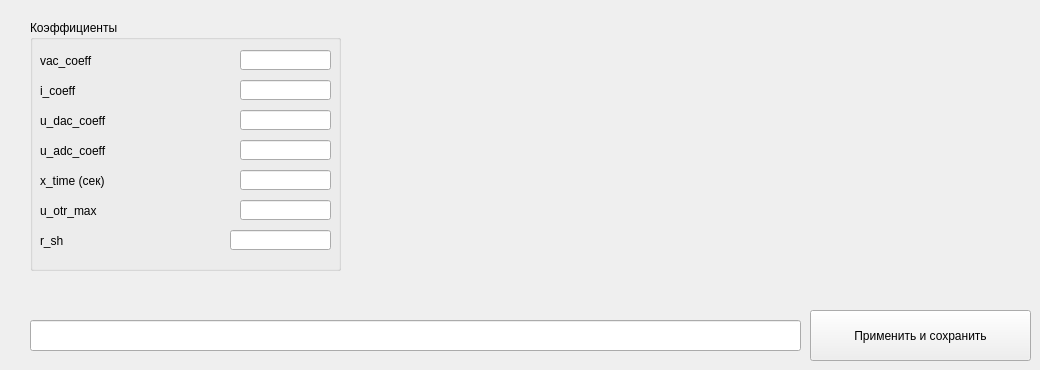
    <widget class="QWidget" name="tab_5">
     <attribute name="title">
      <string>Настройки</string>
     </attribute>
     <widget class="QPushButton" name="pushButton_27">
      <property name="enabled">
       <bool>true</bool>
      </property>
      <property name="geometry">
       <rect>
        <x>810</x>
        <y>310</y>
        <width>221</width>
        <height>51</height>
       </rect>
      </property>
      <property name="text">
       <string>Применить и сохранить</string>
      </property>
     </widget>
     <widget class="QLineEdit" name="lineEdit_52">
      <property name="enabled">
       <bool>true</bool>
      </property>
      <property name="geometry">
       <rect>
        <x>30</x>
        <y>320</y>
        <width>771</width>
        <height>31</height>
       </rect>
      </property>
      <property name="sizePolicy">
       <sizepolicy hsizetype="Expanding" vsizetype="Expanding">
        <horstretch>0</horstretch>
        <verstretch>0</verstretch>
       </sizepolicy>
      </property>
      <property name="readOnly">
       <bool>true</bool>
      </property>
     </widget>
     <widget class="QGroupBox" name="groupBox_11">
      <property name="geometry">
       <rect>
        <x>30</x>
        <y>20</y>
        <width>311</width>
        <height>251</height>
       </rect>
      </property>
      <property name="title">
       <string>Коэффициенты</string>
      </property>
      <widget class="QLabel" name="label_47">
       <property name="geometry">
        <rect>
         <x>10</x>
         <y>30</y>
         <width>131</width>
         <height>21</height>
        </rect>
       </property>
       <property name="text">
        <string>vac_coeff</string>
       </property>
      </widget>
      <widget class="QLineEdit" name="lineEdit_53">
       <property name="geometry">
        <rect>
         <x>210</x>
         <y>30</y>
         <width>91</width>
         <height>20</height>
        </rect>
       </property>
       <property name="font">
        <font>
         <family>Consolas</family>
         <pointsize>14</pointsize>
        </font>
       </property>
       <property name="text">
        <string/>
       </property>
       <property name="readOnly">
        <bool>false</bool>
       </property>
      </widget>
      <widget class="QLabel" name="label_48">
       <property name="geometry">
        <rect>
         <x>10</x>
         <y>90</y>
         <width>121</width>
         <height>21</height>
        </rect>
       </property>
       <property name="text">
        <string>u_dac_coeff</string>
       </property>
      </widget>
      <widget class="QLabel" name="label_71">
       <property name="geometry">
        <rect>
         <x>10</x>
         <y>60</y>
         <width>91</width>
         <height>21</height>
        </rect>
       </property>
       <property name="text">
        <string>i_coeff</string>
       </property>
      </widget>
      <widget class="QLineEdit" name="lineEdit_55">
       <property name="geometry">
        <rect>
         <x>210</x>
         <y>90</y>
         <width>91</width>
         <height>20</height>
        </rect>
       </property>
       <property name="font">
        <font>
         <family>Consolas</family>
         <pointsize>14</pointsize>
        </font>
       </property>
       <property name="text">
        <string/>
       </property>
       <property name="readOnly">
        <bool>false</bool>
       </property>
      </widget>
      <widget class="QLineEdit" name="lineEdit_54">
       <property name="geometry">
        <rect>
         <x>210</x>
         <y>60</y>
         <width>91</width>
         <height>20</height>
        </rect>
       </property>
       <property name="font">
        <font>
         <family>Consolas</family>
         <pointsize>14</pointsize>
        </font>
       </property>
       <property name="text">
        <string/>
       </property>
       <property name="readOnly">
        <bool>false</bool>
       </property>
      </widget>
      <widget class="QLabel" name="label_72">
       <property name="geometry">
        <rect>
         <x>10</x>
         <y>120</y>
         <width>121</width>
         <height>21</height>
        </rect>
       </property>
       <property name="text">
        <string>u_adc_coeff</string>
       </property>
      </widget>
      <widget class="QLineEdit" name="lineEdit_56">
       <property name="geometry">
        <rect>
         <x>210</x>
         <y>120</y>
         <width>91</width>
         <height>20</height>
        </rect>
       </property>
       <property name="font">
        <font>
         <family>Consolas</family>
         <pointsize>14</pointsize>
        </font>
       </property>
       <property name="text">
        <string/>
       </property>
       <property name="readOnly">
        <bool>false</bool>
       </property>
      </widget>
      <widget class="QLabel" name="label_75">
       <property name="geometry">
        <rect>
         <x>10</x>
         <y>150</y>
         <width>161</width>
         <height>21</height>
        </rect>
       </property>
       <property name="text">
        <string>x_time (сек)</string>
       </property>
      </widget>
      <widget class="QLineEdit" name="lineEdit_59">
       <property name="geometry">
        <rect>
         <x>210</x>
         <y>150</y>
         <width>91</width>
         <height>20</height>
        </rect>
       </property>
       <property name="font">
        <font>
         <family>Consolas</family>
         <pointsize>14</pointsize>
        </font>
       </property>
       <property name="text">
        <string/>
       </property>
       <property name="readOnly">
        <bool>false</bool>
       </property>
      </widget>
      <widget class="QLabel" name="label_76">
       <property name="geometry">
        <rect>
         <x>10</x>
         <y>180</y>
         <width>121</width>
         <height>21</height>
        </rect>
       </property>
       <property name="text">
        <string>u_otr_max</string>
       </property>
      </widget>
      <widget class="QLineEdit" name="lineEdit_60">
       <property name="geometry">
        <rect>
         <x>210</x>
         <y>180</y>
         <width>91</width>
         <height>20</height>
        </rect>
       </property>
       <property name="font">
        <font>
         <family>Consolas</family>
         <pointsize>14</pointsize>
        </font>
       </property>
       <property name="text">
        <string/>
       </property>
       <property name="readOnly">
        <bool>false</bool>
       </property>
      </widget>
     </widget>
     <widget class="QLabel" name="label_78">
      <property name="geometry">
       <rect>
        <x>40</x>
        <y>230</y>
        <width>121</width>
        <height>21</height>
       </rect>
      </property>
      <property name="text">
       <string>r_sh</string>
      </property>
     </widget>
     <widget class="QLineEdit" name="lineEdit_62">
      <property name="geometry">
       <rect>
        <x>230</x>
        <y>230</y>
        <width>101</width>
        <height>20</height>
       </rect>
      </property>
      <property name="font">
       <font>
        <family>Consolas</family>
        <pointsize>14</pointsize>
       </font>
      </property>
      <property name="text">
       <string/>
      </property>
      <property name="readOnly">
       <bool>false</bool>
      </property>
     </widget>
    </widget>
